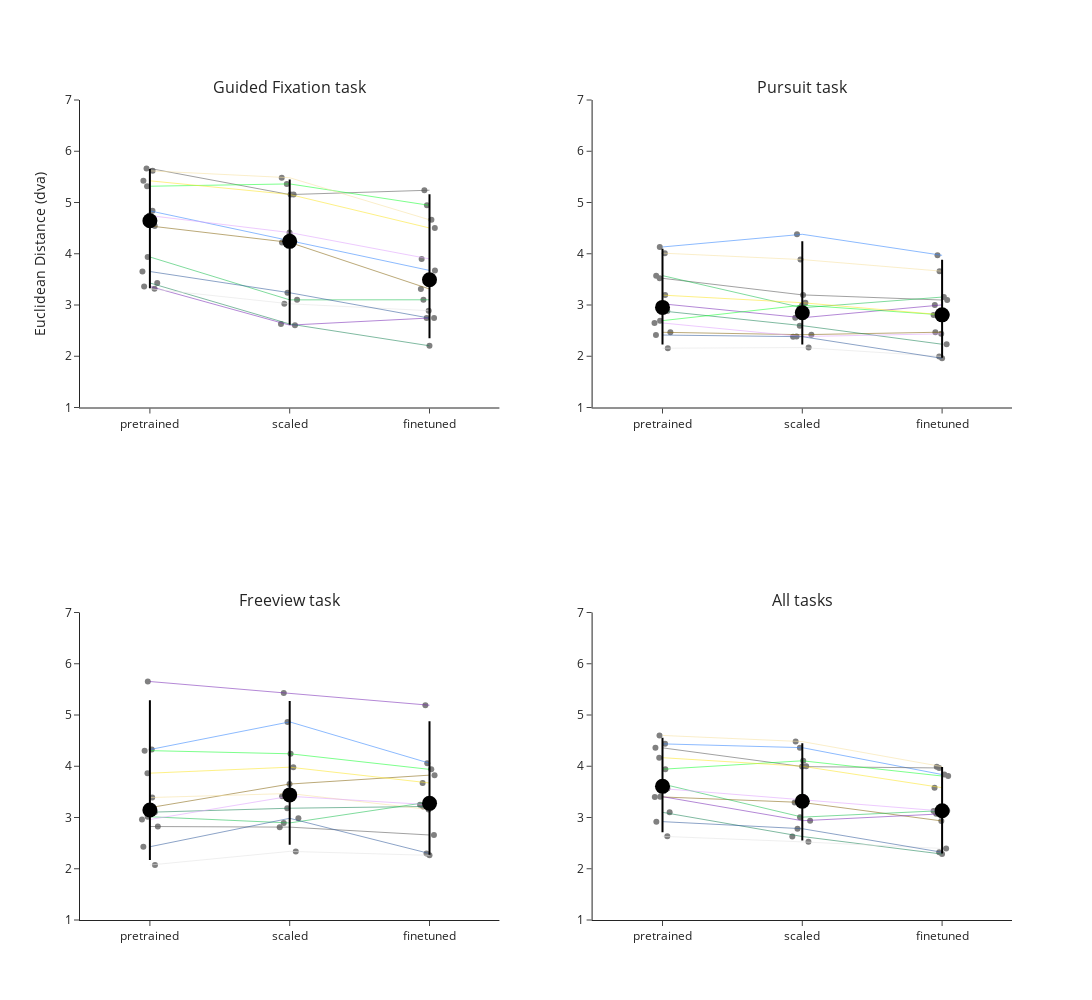

The code cell stored with this chart in its notebook:
### Code cell
import plotly.express as px
import plotly.graph_objects as go
import pandas as pd
import numpy as np
from plotly.subplots import make_subplots

# Prepare a list of dictionaries for the DataFrame
tasks = ['fixation', 'pursuit', 'freeview', 'all']

data_list = []
for subject in subjects:
    for task in tasks:
        data_list.append({
            'subject': subject,
            'task': task,
            'finetuned': subject_ee_means_ft[subject].get(task, None),
            'pretrained': subject_ee_means_pt[subject].get(task, None), 
            'scaled': subject_ee_means_sc[subject].get(task,None)
        })

# Convert the list of dictionaries into a DataFrame
df = pd.DataFrame(data_list)

# Reshape data into long format for easier plotting
df_long = df.melt(id_vars=['subject', 'task'], value_vars=['pretrained', 'scaled', 'finetuned'], 
                   var_name='model', value_name='value')

# Define colors for each subject
colormap_subject_dict = {
    'sub-01': '#AA0DFE', 'sub-02': '#3283FE', 'sub-03': '#85660D', 'sub-04': '#782AB6',
    'sub-05': '#565656', 'sub-06': '#1C8356', 'sub-07': '#16FF32', 'sub-08': '#F7E1A0',
    'sub-09': '#E2E2E2', 'sub-11': '#1CBE4F', 'sub-13': '#DEA0FD', 'sub-14': '#FBE426', 'sub-15': '#325A9B'
}

# Create subplots with 2 rows and 2 columns
fig = make_subplots(
    rows=2, cols=2,  # Two rows, two columns
    subplot_titles=["Guided Fixation task", "Pursuit task", "Freeview task", "All tasks"],
    shared_yaxes=False, 
    shared_xaxes=False
)

# Add strip plots, subject connections, and median/confidence intervals for each task
for i, task in enumerate(tasks):
    row, col = divmod(i, 2)
    row += 1  # Adjusting for subplot indexing
    col += 1
    
    task_df = df_long[df_long['task'] == task]
    
    # Create a strip plot for the data distribution
    strip_fig = px.strip(task_df, x='model', y='value', color_discrete_sequence = ['gray'], stripmode='overlay')
    
    for trace in strip_fig.data:
        fig.add_trace(trace, row=row, col=col)
    
    for subject in task_df['subject'].unique():
        subject_data = task_df[task_df['subject'] == subject].set_index('model').loc[['pretrained', 'scaled', 'finetuned']].reset_index()
        color = colormap_subject_dict.get(subject, 'gray')
        
        # Add subject connecting lines
        fig.add_trace(go.Scatter(
            x=subject_data['model'],
            y=subject_data['value'],
            mode='lines',
            opacity=0.7,
            line=dict(color=color, width=0.8),  
            name=subject,
            legendgroup=subject,
            showlegend=False
        ), row=row, col=col)
    
    # Compute median and 95% confidence interval
    for model in ['pretrained', 'scaled', 'finetuned']:
        model_data = task_df[task_df['model'] == model]['value']
        median = np.median(model_data)
        ci_lower, ci_upper = np.percentile(model_data, [2.5, 97.5])  # 95% CI
        
        # Add median marker
        fig.add_trace(go.Scatter(
            x=[model],
            y=[median],
            mode='markers',
            marker=dict(color='black', size=15, symbol='circle'),
            showlegend=False
        ), row=row, col=col)
        
        # Add confidence interval
        fig.add_trace(go.Scatter(
            x=[model, model],
            y=[ci_lower, ci_upper],
            mode='lines',
            line=dict(color='black', width=2),
            showlegend=False
        ), row=row, col=col)

# Update layout
fig.update_layout(
    height=1000,  # Set the height of the plot
    width=1500,  # Set the width of the plot
    showlegend=True,
    template="simple_white",
    yaxis_title="Euclidean Distance (dva)"
)

# Ensure y-axis range is consistent for all subplots
fig.update_yaxes(range=[1, 7], row=1, col=1)
fig.update_yaxes(range=[1, 7], row=1, col=2)
fig.update_yaxes(range=[1, 7], row=2, col=1)
fig.update_yaxes(range=[1, 7], row=2, col=2)

fig.show()
#fig.write_image("/Users/sinakling/disks/meso_shared/deepmreye/derivatives/deepmreye_calib/figures/group/ee_calib_plots.pdf")

### Figure 1 — Plotly figure (JSON) as saved in the notebook; plotly's stock layout.template omitted (floating-point values rounded to 4 significant figures)
{"data": [{"alignmentgroup": "True", "boxpoints": "all", "fillcolor": "rgba(255,255,255,0)", "hoveron": "points", "hovertemplate": "model=%{x}<br>value=%{y}<extra></extra>", "legendgroup": "", "line": {"color": "rgba(255,255,255,0)"}, "marker": {"color": "gray"}, "name": "", "offsetgroup": "", "orientation": "v", "pointpos": 0, "showlegend": false, "type": "box", "x": ["pretrained", "pretrained", "pretrained", "pretrained", "pretrained", "pretrained", "pretrained", "pretrained", "pretrained", "pretrained", "pretrained", "pretrained", "scaled", "scaled", "scaled", "scaled", "scaled", "scaled", "scaled", "scaled", "scaled", "scaled", "scaled", "scaled", "finetuned", "finetuned", "finetuned", "finetuned", "finetuned", "finetuned", "finetuned", "finetuned", "finetuned", "finetuned", "finetuned", "finetuned"], "x0": " ", "xaxis": "x", "y": [4.837, 4.543, 3.361, 5.665, 3.43, 5.317, 5.618, 3.315, 3.937, 4.744, 5.423, 3.654, 4.263, 4.22, 2.607, 5.154, 2.629, 5.363, 5.483, 3.024, 3.1, 4.413, 5.157, 3.239, 3.675, 3.312, 2.746, 5.24, 2.204, 4.944, 4.663, 2.889, 3.102, 3.899, 4.503, 2.744], "y0": " ", "yaxis": "y"}, {"legendgroup": "sub-02", "line": {"color": "#3283FE", "width": 0.8}, "mode": "lines", "name": "sub-02", "opacity": 0.7, "showlegend": false, "type": "scatter", "x": ["pretrained", "scaled", "finetuned"], "xaxis": "x", "y": [4.837, 4.263, 3.675], "yaxis": "y"}, {"legendgroup": "sub-03", "line": {"color": "#85660D", "width": 0.8}, "mode": "lines", "name": "sub-03", "opacity": 0.7, "showlegend": false, "type": "scatter", "x": ["pretrained", "scaled", "finetuned"], "xaxis": "x", "y": [4.543, 4.22, 3.312], "yaxis": "y"}, {"legendgroup": "sub-04", "line": {"color": "#782AB6", "width": 0.8}, "mode": "lines", "name": "sub-04", "opacity": 0.7, "showlegend": false, "type": "scatter", "x": ["pretrained", "scaled", "finetuned"], "xaxis": "x", "y": [3.361, 2.607, 2.746], "yaxis": "y"}, {"legendgroup": "sub-05", "line": {"color": "#565656", "width": 0.8}, "mode": "lines", "name": "sub-05", "opacity": 0.7, "showlegend": false, "type": "scatter", "x": ["pretrained", "scaled", "finetuned"], "xaxis": "x", "y": [5.665, 5.154, 5.24], "yaxis": "y"}, {"legendgroup": "sub-06", "line": {"color": "#1C8356", "width": 0.8}, "mode": "lines", "name": "sub-06", "opacity": 0.7, "showlegend": false, "type": "scatter", "x": ["pretrained", "scaled", "finetuned"], "xaxis": "x", "y": [3.43, 2.629, 2.204], "yaxis": "y"}, {"legendgroup": "sub-07", "line": {"color": "#16FF32", "width": 0.8}, "mode": "lines", "name": "sub-07", "opacity": 0.7, "showlegend": false, "type": "scatter", "x": ["pretrained", "scaled", "finetuned"], "xaxis": "x", "y": [5.317, 5.363, 4.944], "yaxis": "y"}, {"legendgroup": "sub-08", "line": {"color": "#F7E1A0", "width": 0.8}, "mode": "lines", "name": "sub-08", "opacity": 0.7, "showlegend": false, "type": "scatter", "x": ["pretrained", "scaled", "finetuned"], "xaxis": "x", "y": [5.618, 5.483, 4.663], "yaxis": "y"}, {"legendgroup": "sub-09", "line": {"color": "#E2E2E2", "width": 0.8}, "mode": "lines", "name": "sub-09", "opacity": 0.7, "showlegend": false, "type": "scatter", "x": ["pretrained", "scaled", "finetuned"], "xaxis": "x", "y": [3.315, 3.024, 2.889], "yaxis": "y"}, {"legendgroup": "sub-11", "line": {"color": "#1CBE4F", "width": 0.8}, "mode": "lines", "name": "sub-11", "opacity": 0.7, "showlegend": false, "type": "scatter", "x": ["pretrained", "scaled", "finetuned"], "xaxis": "x", "y": [3.937, 3.1, 3.102], "yaxis": "y"}, {"legendgroup": "sub-13", "line": {"color": "#DEA0FD", "width": 0.8}, "mode": "lines", "name": "sub-13", "opacity": 0.7, "showlegend": false, "type": "scatter", "x": ["pretrained", "scaled", "finetuned"], "xaxis": "x", "y": [4.744, 4.413, 3.899], "yaxis": "y"}, {"legendgroup": "sub-14", "line": {"color": "#FBE426", "width": 0.8}, "mode": "lines", "name": "sub-14", "opacity": 0.7, "showlegend": false, "type": "scatter", "x": ["pretrained", "scaled", "finetuned"], "xaxis": "x", "y": [5.423, 5.157, 4.503], "yaxis": "y"}, {"legendgroup": "sub-15", "line": {"color": "#325A9B", "width": 0.8}, "mode": "lines", "name": "sub-15", "opacity": 0.7, "showlegend": false, "type": "scatter", "x": ["pretrained", "scaled", "finetuned"], "xaxis": "x", "y": [3.654, 3.239, 2.744], "yaxis": "y"}, {"marker": {"color": "black", "size": 15, "symbol": "circle"}, "mode": "markers", "showlegend": false, "type": "scatter", "x": ["pretrained"], "xaxis": "x", "y": [4.643], "yaxis": "y"}, {"line": {"color": "black", "width": 2}, "mode": "lines", "showlegend": false, "type": "scatter", "x": ["pretrained", "pretrained"], "xaxis": "x", "y": [3.328, 5.652], "yaxis": "y"}, {"marker": {"color": "black", "size": 15, "symbol": "circle"}, "mode": "markers", "showlegend": false, "type": "scatter", "x": ["scaled"], "xaxis": "x", "y": [4.242], "yaxis": "y"}, {"line": {"color": "black", "width": 2}, "mode": "lines", "showlegend": false, "type": "scatter", "x": ["scaled", "scaled"], "xaxis": "x", "y": [2.613, 5.45], "yaxis": "y"}, {"marker": {"color": "black", "size": 15, "symbol": "circle"}, "mode": "markers", "showlegend": false, "type": "scatter", "x": ["finetuned"], "xaxis": "x", "y": [3.493], "yaxis": "y"}, {"line": {"color": "black", "width": 2}, "mode": "lines", "showlegend": false, "type": "scatter", "x": ["finetuned", "finetuned"], "xaxis": "x", "y": [2.352, 5.159], "yaxis": "y"}, {"alignmentgroup": "True", "boxpoints": "all", "fillcolor": "rgba(255,255,255,0)", "hoveron": "points", "hovertemplate": "model=%{x}<br>value=%{y}<extra></extra>", "legendgroup": "", "line": {"color": "rgba(255,255,255,0)"}, "marker": {"color": "gray"}, "name": "", "offsetgroup": "", "orientation": "v", "pointpos": 0, "showlegend": false, "type": "box", "x": ["pretrained", "pretrained", "pretrained", "pretrained", "pretrained", "pretrained", "pretrained", "pretrained", "pretrained", "pretrained", "pretrained", "pretrained", "scaled", "scaled", "scaled", "scaled", "scaled", "scaled", "scaled", "scaled", "scaled", "scaled", "scaled", "scaled", "finetuned", "finetuned", "finetuned", "finetuned", "finetuned", "finetuned", "finetuned", "finetuned", "finetuned", "finetuned", "finetuned", "finetuned"], "x0": " ", "xaxis": "x2", "y": [4.133, 2.467, 3.023, 3.521, 2.883, 2.695, 4.012, 2.156, 3.573, 2.649, 3.193, 2.414, 4.379, 2.421, 2.751, 3.197, 2.597, 2.997, 3.886, 2.17, 2.947, 2.384, 3.044, 2.381, 3.969, 2.47, 3.002, 3.097, 2.234, 2.807, 3.659, 1.996, 3.155, 2.438, 2.808, 1.96], "y0": " ", "yaxis": "y2"}, {"legendgroup": "sub-02", "line": {"color": "#3283FE", "width": 0.8}, "mode": "lines", "name": "sub-02", "opacity": 0.7, "showlegend": false, "type": "scatter", "x": ["pretrained", "scaled", "finetuned"], "xaxis": "x2", "y": [4.133, 4.379, 3.969], "yaxis": "y2"}, {"legendgroup": "sub-03", "line": {"color": "#85660D", "width": 0.8}, "mode": "lines", "name": "sub-03", "opacity": 0.7, "showlegend": false, "type": "scatter", "x": ["pretrained", "scaled", "finetuned"], "xaxis": "x2", "y": [2.467, 2.421, 2.47], "yaxis": "y2"}, {"legendgroup": "sub-04", "line": {"color": "#782AB6", "width": 0.8}, "mode": "lines", "name": "sub-04", "opacity": 0.7, "showlegend": false, "type": "scatter", "x": ["pretrained", "scaled", "finetuned"], "xaxis": "x2", "y": [3.023, 2.751, 3.002], "yaxis": "y2"}, {"legendgroup": "sub-05", "line": {"color": "#565656", "width": 0.8}, "mode": "lines", "name": "sub-05", "opacity": 0.7, "showlegend": false, "type": "scatter", "x": ["pretrained", "scaled", "finetuned"], "xaxis": "x2", "y": [3.521, 3.197, 3.097], "yaxis": "y2"}, {"legendgroup": "sub-06", "line": {"color": "#1C8356", "width": 0.8}, "mode": "lines", "name": "sub-06", "opacity": 0.7, "showlegend": false, "type": "scatter", "x": ["pretrained", "scaled", "finetuned"], "xaxis": "x2", "y": [2.883, 2.597, 2.234], "yaxis": "y2"}, {"legendgroup": "sub-07", "line": {"color": "#16FF32", "width": 0.8}, "mode": "lines", "name": "sub-07", "opacity": 0.7, "showlegend": false, "type": "scatter", "x": ["pretrained", "scaled", "finetuned"], "xaxis": "x2", "y": [2.695, 2.997, 2.807], "yaxis": "y2"}, {"legendgroup": "sub-08", "line": {"color": "#F7E1A0", "width": 0.8}, "mode": "lines", "name": "sub-08", "opacity": 0.7, "showlegend": false, "type": "scatter", "x": ["pretrained", "scaled", "finetuned"], "xaxis": "x2", "y": [4.012, 3.886, 3.659], "yaxis": "y2"}, {"legendgroup": "sub-09", "line": {"color": "#E2E2E2", "width": 0.8}, "mode": "lines", "name": "sub-09", "opacity": 0.7, "showlegend": false, "type": "scatter", "x": ["pretrained", "scaled", "finetuned"], "xaxis": "x2", "y": [2.156, 2.17, 1.996], "yaxis": "y2"}, {"legendgroup": "sub-11", "line": {"color": "#1CBE4F", "width": 0.8}, "mode": "lines", "name": "sub-11", "opacity": 0.7, "showlegend": false, "type": "scatter", "x": ["pretrained", "scaled", "finetuned"], "xaxis": "x2", "y": [3.573, 2.947, 3.155], "yaxis": "y2"}, {"legendgroup": "sub-13", "line": {"color": "#DEA0FD", "width": 0.8}, "mode": "lines", "name": "sub-13", "opacity": 0.7, "showlegend": false, "type": "scatter", "x": ["pretrained", "scaled", "finetuned"], "xaxis": "x2", "y": [2.649, 2.384, 2.438], "yaxis": "y2"}, {"legendgroup": "sub-14", "line": {"color": "#FBE426", "width": 0.8}, "mode": "lines", "name": "sub-14", "opacity": 0.7, "showlegend": false, "type": "scatter", "x": ["pretrained", "scaled", "finetuned"], "xaxis": "x2", "y": [3.193, 3.044, 2.808], "yaxis": "y2"}, {"legendgroup": "sub-15", "line": {"color": "#325A9B", "width": 0.8}, "mode": "lines", "name": "sub-15", "opacity": 0.7, "showlegend": false, "type": "scatter", "x": ["pretrained", "scaled", "finetuned"], "xaxis": "x2", "y": [2.414, 2.381, 1.96], "yaxis": "y2"}, {"marker": {"color": "black", "size": 15, "symbol": "circle"}, "mode": "markers", "showlegend": false, "type": "scatter", "x": ["pretrained"], "xaxis": "x2", "y": [2.953], "yaxis": "y2"}, {"line": {"color": "black", "width": 2}, "mode": "lines", "showlegend": false, "type": "scatter", "x": ["pretrained", "pretrained"], "xaxis": "x2", "y": [2.227, 4.099], "yaxis": "y2"}, {"marker": {"color": "black", "size": 15, "symbol": "circle"}, "mode": "markers", "showlegend": false, "type": "scatter", "x": ["scaled"], "xaxis": "x2", "y": [2.849], "yaxis": "y2"}, {"line": {"color": "black", "width": 2}, "mode": "lines", "showlegend": false, "type": "scatter", "x": ["scaled", "scaled"], "xaxis": "x2", "y": [2.228, 4.244], "yaxis": "y2"}, {"marker": {"color": "black", "size": 15, "symbol": "circle"}, "mode": "markers", "showlegend": false, "type": "scatter", "x": ["finetuned"], "xaxis": "x2", "y": [2.808], "yaxis": "y2"}, {"line": {"color": "black", "width": 2}, "mode": "lines", "showlegend": false, "type": "scatter", "x": ["finetuned", "finetuned"], "xaxis": "x2", "y": [1.97, 3.884], "yaxis": "y2"}, {"alignmentgroup": "True", "boxpoints": "all", "fillcolor": "rgba(255,255,255,0)", "hoveron": "points", "hovertemplate": "model=%{x}<br>value=%{y}<extra></extra>", "legendgroup": "", "line": {"color": "rgba(255,255,255,0)"}, "marker": {"color": "gray"}, "name": "", "offsetgroup": "", "orientation": "v", "pointpos": 0, "showlegend": false, "type": "box", "x": ["pretrained", "pretrained", "pretrained", "pretrained", "pretrained", "pretrained", "pretrained", "pretrained", "pretrained", "pretrained", "pretrained", "pretrained", "scaled", "scaled", "scaled", "scaled", "scaled", "scaled", "scaled", "scaled", "scaled", "scaled", "scaled", "scaled", "finetuned", "finetuned", "finetuned", "finetuned", "finetuned", "finetuned", "finetuned", "finetuned", "finetuned", "finetuned", "finetuned", "finetuned"], "x0": " ", "xaxis": "x3", "y": [4.326, 3.192, 5.653, 2.824, 3.103, 4.305, 3.389, 2.073, 3.014, 2.96, 3.865, 2.429, 4.865, 3.653, 5.428, 2.812, 3.181, 4.243, 3.468, 2.339, 2.894, 3.414, 3.982, 2.984, 4.059, 3.826, 5.191, 2.659, 3.216, 3.939, 3.156, 2.262, 3.302, 3.249, 3.674, 2.297], "y0": " ", "yaxis": "y3"}, {"legendgroup": "sub-02", "line": {"color": "#3283FE", "width": 0.8}, "mode": "lines", "name": "sub-02", "opacity": 0.7, "showlegend": false, "type": "scatter", "x": ["pretrained", "scaled", "finetuned"], "xaxis": "x3", "y": [4.326, 4.865, 4.059], "yaxis": "y3"}, {"legendgroup": "sub-03", "line": {"color": "#85660D", "width": 0.8}, "mode": "lines", "name": "sub-03", "opacity": 0.7, "showlegend": false, "type": "scatter", "x": ["pretrained", "scaled", "finetuned"], "xaxis": "x3", "y": [3.192, 3.653, 3.826], "yaxis": "y3"}, {"legendgroup": "sub-04", "line": {"color": "#782AB6", "width": 0.8}, "mode": "lines", "name": "sub-04", "opacity": 0.7, "showlegend": false, "type": "scatter", "x": ["pretrained", "scaled", "finetuned"], "xaxis": "x3", "y": [5.653, 5.428, 5.191], "yaxis": "y3"}, {"legendgroup": "sub-05", "line": {"color": "#565656", "width": 0.8}, "mode": "lines", "name": "sub-05", "opacity": 0.7, "showlegend": false, "type": "scatter", "x": ["pretrained", "scaled", "finetuned"], "xaxis": "x3", "y": [2.824, 2.812, 2.659], "yaxis": "y3"}, {"legendgroup": "sub-06", "line": {"color": "#1C8356", "width": 0.8}, "mode": "lines", "name": "sub-06", "opacity": 0.7, "showlegend": false, "type": "scatter", "x": ["pretrained", "scaled", "finetuned"], "xaxis": "x3", "y": [3.103, 3.181, 3.216], "yaxis": "y3"}, {"legendgroup": "sub-07", "line": {"color": "#16FF32", "width": 0.8}, "mode": "lines", "name": "sub-07", "opacity": 0.7, "showlegend": false, "type": "scatter", "x": ["pretrained", "scaled", "finetuned"], "xaxis": "x3", "y": [4.305, 4.243, 3.939], "yaxis": "y3"}, {"legendgroup": "sub-08", "line": {"color": "#F7E1A0", "width": 0.8}, "mode": "lines", "name": "sub-08", "opacity": 0.7, "showlegend": false, "type": "scatter", "x": ["pretrained", "scaled", "finetuned"], "xaxis": "x3", "y": [3.389, 3.468, 3.156], "yaxis": "y3"}, {"legendgroup": "sub-09", "line": {"color": "#E2E2E2", "width": 0.8}, "mode": "lines", "name": "sub-09", "opacity": 0.7, "showlegend": false, "type": "scatter", "x": ["pretrained", "scaled", "finetuned"], "xaxis": "x3", "y": [2.073, 2.339, 2.262], "yaxis": "y3"}, {"legendgroup": "sub-11", "line": {"color": "#1CBE4F", "width": 0.8}, "mode": "lines", "name": "sub-11", "opacity": 0.7, "showlegend": false, "type": "scatter", "x": ["pretrained", "scaled", "finetuned"], "xaxis": "x3", "y": [3.014, 2.894, 3.302], "yaxis": "y3"}, {"legendgroup": "sub-13", "line": {"color": "#DEA0FD", "width": 0.8}, "mode": "lines", "name": "sub-13", "opacity": 0.7, "showlegend": false, "type": "scatter", "x": ["pretrained", "scaled", "finetuned"], "xaxis": "x3", "y": [2.96, 3.414, 3.249], "yaxis": "y3"}, {"legendgroup": "sub-14", "line": {"color": "#FBE426", "width": 0.8}, "mode": "lines", "name": "sub-14", "opacity": 0.7, "showlegend": false, "type": "scatter", "x": ["pretrained", "scaled", "finetuned"], "xaxis": "x3", "y": [3.865, 3.982, 3.674], "yaxis": "y3"}, {"legendgroup": "sub-15", "line": {"color": "#325A9B", "width": 0.8}, "mode": "lines", "name": "sub-15", "opacity": 0.7, "showlegend": false, "type": "scatter", "x": ["pretrained", "scaled", "finetuned"], "xaxis": "x3", "y": [2.429, 2.984, 2.297], "yaxis": "y3"}, {"marker": {"color": "black", "size": 15, "symbol": "circle"}, "mode": "markers", "showlegend": false, "type": "scatter", "x": ["pretrained"], "xaxis": "x3", "y": [3.148], "yaxis": "y3"}, {"line": {"color": "black", "width": 2}, "mode": "lines", "showlegend": false, "type": "scatter", "x": ["pretrained", "pretrained"], "xaxis": "x3", "y": [2.171, 5.288], "yaxis": "y3"}, {"marker": {"color": "black", "size": 15, "symbol": "circle"}, "mode": "markers", "showlegend": false, "type": "scatter", "x": ["scaled"], "xaxis": "x3", "y": [3.441], "yaxis": "y3"}, {"line": {"color": "black", "width": 2}, "mode": "lines", "showlegend": false, "type": "scatter", "x": ["scaled", "scaled"], "xaxis": "x3", "y": [2.469, 5.273], "yaxis": "y3"}, {"marker": {"color": "black", "size": 15, "symbol": "circle"}, "mode": "markers", "showlegend": false, "type": "scatter", "x": ["finetuned"], "xaxis": "x3", "y": [3.276], "yaxis": "y3"}, {"line": {"color": "black", "width": 2}, "mode": "lines", "showlegend": false, "type": "scatter", "x": ["finetuned", "finetuned"], "xaxis": "x3", "y": [2.272, 4.879], "yaxis": "y3"}, {"alignmentgroup": "True", "boxpoints": "all", "fillcolor": "rgba(255,255,255,0)", "hoveron": "points", "hovertemplate": "model=%{x}<br>value=%{y}<extra></extra>", "legendgroup": "", "line": {"color": "rgba(255,255,255,0)"}, "marker": {"color": "gray"}, "name": "", "offsetgroup": "", "orientation": "v", "pointpos": 0, "showlegend": false, "type": "box", "x": ["pretrained", "pretrained", "pretrained", "pretrained", "pretrained", "pretrained", "pretrained", "pretrained", "pretrained", "pretrained", "pretrained", "pretrained", "scaled", "scaled", "scaled", "scaled", "scaled", "scaled", "scaled", "scaled", "scaled", "scaled", "scaled", "scaled", "finetuned", "finetuned", "finetuned", "finetuned", "finetuned", "finetuned", "finetuned", "finetuned", "finetuned", "finetuned", "finetuned", "finetuned"], "x0": " ", "xaxis": "x4", "y": [4.437, 3.401, 3.407, 4.359, 3.101, 3.942, 4.601, 2.632, 3.653, 3.564, 4.167, 2.919, 4.362, 3.293, 2.937, 3.993, 2.629, 4.106, 4.481, 2.525, 3.007, 3.343, 4.0, 2.781, 3.838, 2.932, 3.071, 3.966, 2.286, 3.809, 3.993, 2.396, 3.134, 3.127, 3.582, 2.321], "y0": " ", "yaxis": "y4"}, {"legendgroup": "sub-02", "line": {"color": "#3283FE", "width": 0.8}, "mode": "lines", "name": "sub-02", "opacity": 0.7, "showlegend": false, "type": "scatter", "x": ["pretrained", "scaled", "finetuned"], "xaxis": "x4", "y": [4.437, 4.362, 3.838], "yaxis": "y4"}, {"legendgroup": "sub-03", "line": {"color": "#85660D", "width": 0.8}, "mode": "lines", "name": "sub-03", "opacity": 0.7, "showlegend": false, "type": "scatter", "x": ["pretrained", "scaled", "finetuned"], "xaxis": "x4", "y": [3.401, 3.293, 2.932], "yaxis": "y4"}, {"legendgroup": "sub-04", "line": {"color": "#782AB6", "width": 0.8}, "mode": "lines", "name": "sub-04", "opacity": 0.7, "showlegend": false, "type": "scatter", "x": ["pretrained", "scaled", "finetuned"], "xaxis": "x4", "y": [3.407, 2.937, 3.071], "yaxis": "y4"}, {"legendgroup": "sub-05", "line": {"color": "#565656", "width": 0.8}, "mode": "lines", "name": "sub-05", "opacity": 0.7, "showlegend": false, "type": "scatter", "x": ["pretrained", "scaled", "finetuned"], "xaxis": "x4", "y": [4.359, 3.993, 3.966], "yaxis": "y4"}, {"legendgroup": "sub-06", "line": {"color": "#1C8356", "width": 0.8}, "mode": "lines", "name": "sub-06", "opacity": 0.7, "showlegend": false, "type": "scatter", "x": ["pretrained", "scaled", "finetuned"], "xaxis": "x4", "y": [3.101, 2.629, 2.286], "yaxis": "y4"}, {"legendgroup": "sub-07", "line": {"color": "#16FF32", "width": 0.8}, "mode": "lines", "name": "sub-07", "opacity": 0.7, "showlegend": false, "type": "scatter", "x": ["pretrained", "scaled", "finetuned"], "xaxis": "x4", "y": [3.942, 4.106, 3.809], "yaxis": "y4"}, {"legendgroup": "sub-08", "line": {"color": "#F7E1A0", "width": 0.8}, "mode": "lines", "name": "sub-08", "opacity": 0.7, "showlegend": false, "type": "scatter", "x": ["pretrained", "scaled", "finetuned"], "xaxis": "x4", "y": [4.601, 4.481, 3.993], "yaxis": "y4"}, {"legendgroup": "sub-09", "line": {"color": "#E2E2E2", "width": 0.8}, "mode": "lines", "name": "sub-09", "opacity": 0.7, "showlegend": false, "type": "scatter", "x": ["pretrained", "scaled", "finetuned"], "xaxis": "x4", "y": [2.632, 2.525, 2.396], "yaxis": "y4"}, {"legendgroup": "sub-11", "line": {"color": "#1CBE4F", "width": 0.8}, "mode": "lines", "name": "sub-11", "opacity": 0.7, "showlegend": false, "type": "scatter", "x": ["pretrained", "scaled", "finetuned"], "xaxis": "x4", "y": [3.653, 3.007, 3.134], "yaxis": "y4"}, {"legendgroup": "sub-13", "line": {"color": "#DEA0FD", "width": 0.8}, "mode": "lines", "name": "sub-13", "opacity": 0.7, "showlegend": false, "type": "scatter", "x": ["pretrained", "scaled", "finetuned"], "xaxis": "x4", "y": [3.564, 3.343, 3.127], "yaxis": "y4"}, {"legendgroup": "sub-14", "line": {"color": "#FBE426", "width": 0.8}, "mode": "lines", "name": "sub-14", "opacity": 0.7, "showlegend": false, "type": "scatter", "x": ["pretrained", "scaled", "finetuned"], "xaxis": "x4", "y": [4.167, 4.0, 3.582], "yaxis": "y4"}, {"legendgroup": "sub-15", "line": {"color": "#325A9B", "width": 0.8}, "mode": "lines", "name": "sub-15", "opacity": 0.7, "showlegend": false, "type": "scatter", "x": ["pretrained", "scaled", "finetuned"], "xaxis": "x4", "y": [2.919, 2.781, 2.321], "yaxis": "y4"}, {"marker": {"color": "black", "size": 15, "symbol": "circle"}, "mode": "markers", "showlegend": false, "type": "scatter", "x": ["pretrained"], "xaxis": "x4", "y": [3.608], "yaxis": "y4"}, {"line": {"color": "black", "width": 2}, "mode": "lines", "showlegend": false, "type": "scatter", "x": ["pretrained", "pretrained"], "xaxis": "x4", "y": [2.711, 4.556], "yaxis": "y4"}, {"marker": {"color": "black", "size": 15, "symbol": "circle"}, "mode": "markers", "showlegend": false, "type": "scatter", "x": ["scaled"], "xaxis": "x4", "y": [3.318], "yaxis": "y4"}, {"line": {"color": "black", "width": 2}, "mode": "lines", "showlegend": false, "type": "scatter", "x": ["scaled", "scaled"], "xaxis": "x4", "y": [2.553, 4.449], "yaxis": "y4"}, {"marker": {"color": "black", "size": 15, "symbol": "circle"}, "mode": "markers", "showlegend": false, "type": "scatter", "x": ["finetuned"], "xaxis": "x4", "y": [3.131], "yaxis": "y4"}, {"line": {"color": "black", "width": 2}, "mode": "lines", "showlegend": false, "type": "scatter", "x": ["finetuned", "finetuned"], "xaxis": "x4", "y": [2.296, 3.985], "yaxis": "y4"}], "layout": {"annotations": [{"font": {"size": 16}, "showarrow": false, "text": "Guided Fixation task", "x": 0.225, "xanchor": "center", "xref": "paper", "y": 1, "yanchor": "bottom", "yref": "paper"}, {"font": {"size": 16}, "showarrow": false, "text": "Pursuit task", "x": 0.775, "xanchor": "center", "xref": "paper", "y": 1, "yanchor": "bottom", "yref": "paper"}, {"font": {"size": 16}, "showarrow": false, "text": "Freeview task", "x": 0.225, "xanchor": "center", "xref": "paper", "y": 0.375, "yanchor": "bottom", "yref": "paper"}, {"font": {"size": 16}, "showarrow": false, "text": "All tasks", "x": 0.775, "xanchor": "center", "xref": "paper", "y": 0.375, "yanchor": "bottom", "yref": "paper"}], "height": 1000, "showlegend": true, "width": 1500, "xaxis": {"anchor": "y", "domain": [0, 0.45]}, "xaxis2": {"anchor": "y2", "domain": [0.55, 1]}, "xaxis3": {"anchor": "y3", "domain": [0, 0.45]}, "xaxis4": {"anchor": "y4", "domain": [0.55, 1]}, "yaxis": {"anchor": "x", "domain": [0.625, 1], "range": [1, 7], "title": {"text": "Euclidean Distance (dva)"}}, "yaxis2": {"anchor": "x2", "domain": [0.625, 1], "range": [1, 7]}, "yaxis3": {"anchor": "x3", "domain": [0, 0.375], "range": [1, 7]}, "yaxis4": {"anchor": "x4", "domain": [0, 0.375], "range": [1, 7]}}}
